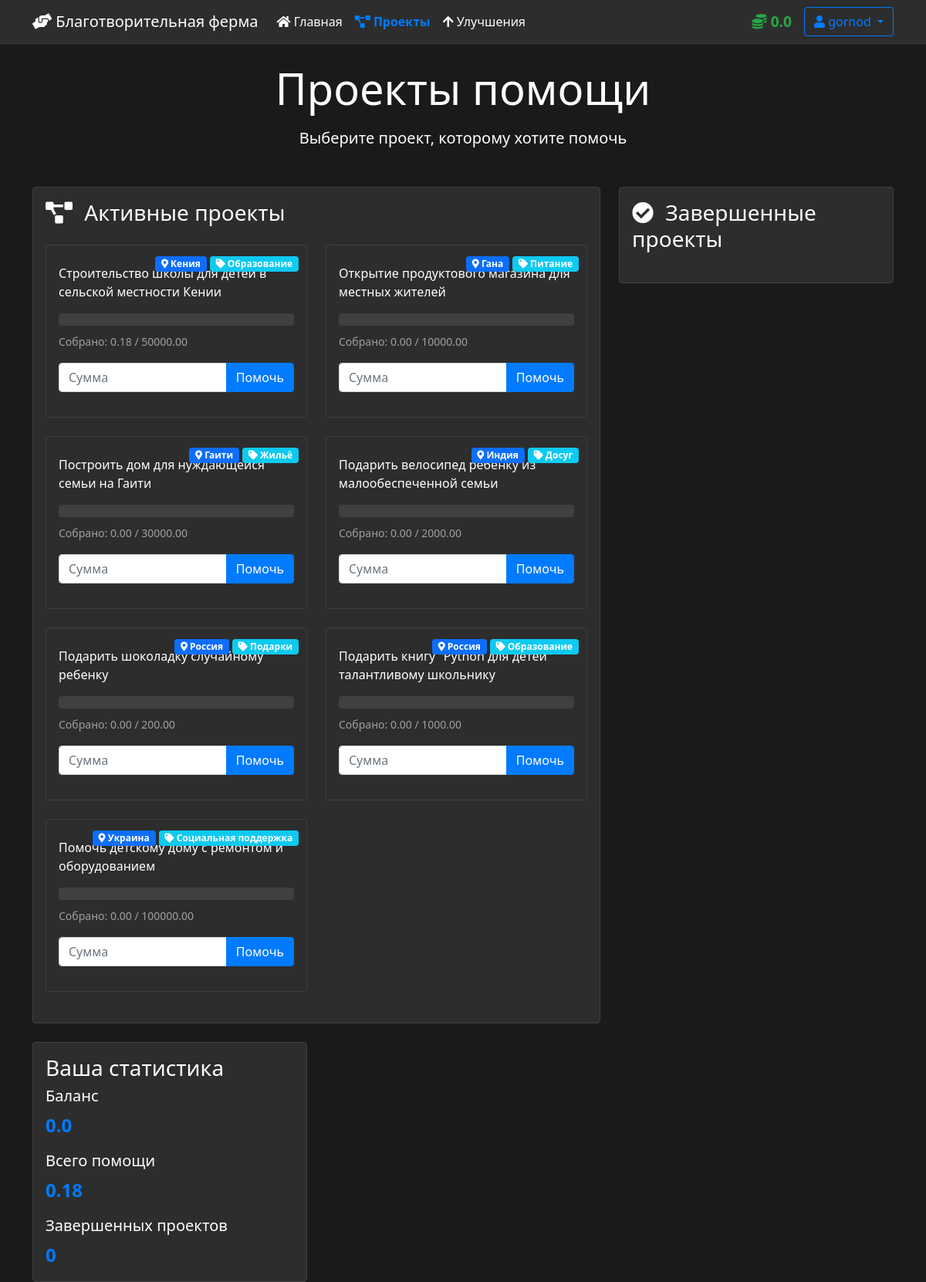
Page /projects (signed in) on the earlier database version.
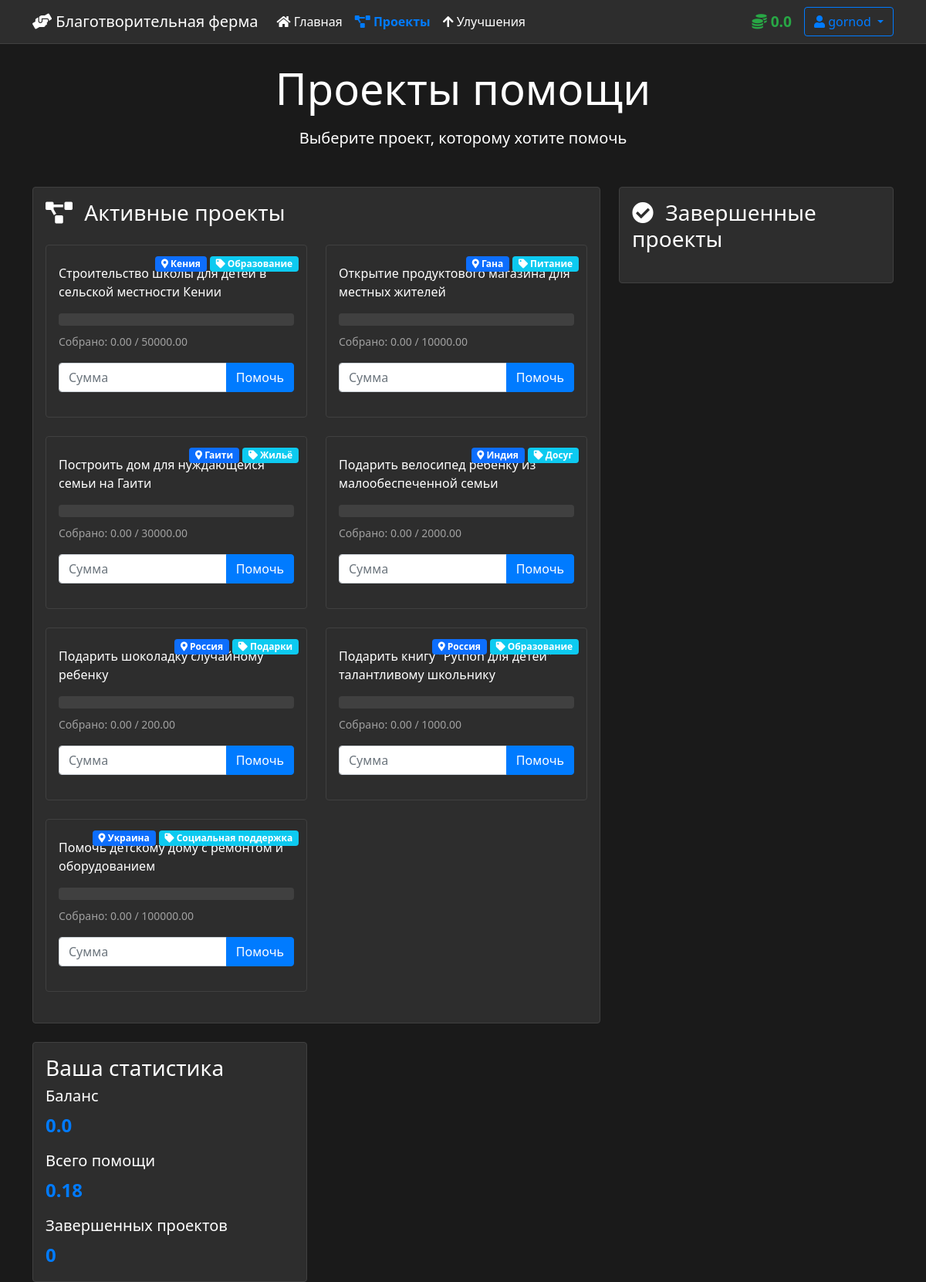
Same page on the later database version.
### app.py (models this page shows, shortened)
class Project(db.Model):
    id = db.Column(db.Integer, primary_key=True)
    title = db.Column(db.String(100), nullable=False)
    description = db.Column(db.Text, nullable=False)
    target_amount = db.Column(db.Float, nullable=False)
    current_amount = db.Column(db.Float, default=0.0)
    country = db.Column(db.String(50), nullable=False)
    category = db.Column(db.String(50), nullable=False)
    image = db.Column(db.String(200), default='default_project.jpg')
    status = db.Column(db.String(20), default='active')
    created_at = db.Column(db.DateTime, default=datetime.now)
    donations = db.relationship('Donation', backref='project', lazy=True)

### app.py (the view)
@app.route('/projects')
@login_required
def projects():
    active_projects = Project.query.filter_by(status='active').all()
    completed_projects = Project.query.filter_by(status='completed').all()
    return render_template('projects.html', active_projects=active_projects, completed_projects=completed_projects)

### app.py (called while the page is built)
@app.context_processor
def inject_now():
    return {'now': datetime.now()}

@login_manager.user_loader
def load_user(user_id):
    return db.session.get(User, int(user_id))

### templates/projects.html (shortened to what this page needs)
{% extends "base.html" %}
{% block content %}
<div class="hero-section text-center mb-5">
    <h1 class="display-4 mb-3">Проекты помощи</h1>
    <p class="lead">Выберите проект, которому хотите помочь</p>
</div>
<div class="row">
    <div class="col-md-8">
        <div class="card mb-4">
            <div class="card-body">
                <h3 class="card-title mb-4">
                    <i class="fas fa-project-diagram me-2"></i>
                    Активные проекты
                </h3>
                <div class="row">
                    {% for project in active_projects %}
                    <div class="col-md-6 mb-4">
                        <div class="card project-card h-100">
                            <div class="project-details">
                                <span class="badge bg-primary">
                                    <i class="fas fa-map-marker-alt"></i> {{ project.country }}
                                </span>
                                <span class="badge bg-info">
                                    <i class="fas fa-tag"></i> {{ project.category }}
                                </span>
                            </div>
                            <div class="card-body">
                                <p class="card-text">{{ project.description }}</p>
                                <div class="progress mb-2">
                                </div>
                                <p class="card-text">
                                    <small class="text-muted">
                                        Собрано: {{ "%.2f"|format(project.current_amount) }} / {{ "%.2f"|format(project.target_amount) }}
                                    </small>
                                </p>
                                <div class="input-group mb-3">
                                    <input type="number" class="form-control donation-amount"
                                           placeholder="Сумма" min="0.01" step="0.01"
                                           data-project-id="{{ project.id }}">
                                    <button class="btn btn-primary help-project"
                                            data-project-id="{{ project.id }}">
                                        Помочь
                                    </button>
                                </div>
                            </div>
                        </div>
                    </div>
                    {% endfor %}
                </div>
            </div>
        </div>
    </div>
    <div class="col-md-4">
        <div class="card">
            <div class="card-body">
                <h3 class="card-title mb-4">
                    <i class="fas fa-check-circle me-2"></i>
                    Завершенные проекты
                </h3>
            </div>
        </div>
    </div>
</div>
<div class="row">
    <div class="col-md-4">
        <div class="card">
            <div class="card-body">
                <h3 class="card-title">Ваша статистика</h3>
                <div class="stat-item mb-3">
                    <h5>Баланс</h5>
                    <div class="stat-value" id="stat-balance">{{ current_user.balance|round(2) }}</div>
                </div>
                <div class="stat-item mb-3">
                    <h5>Всего помощи</h5>
                    <div class="stat-value" id="stat-total-help">{{ current_user.total_help|round(2) }}</div>
                </div>
                <div class="stat-item">
                    <h5>Завершенных проектов</h5>
                    <div class="stat-value" id="stat-projects">{{ current_user.completed_projects }}</div>
                </div>
            </div>
        </div>
    </div>
</div>
{% endblock %}

Differences in the rows shown:
changed Project "Строительство школы для детей в сельской местности Кении": current_amount "0.18" → "0.00"
